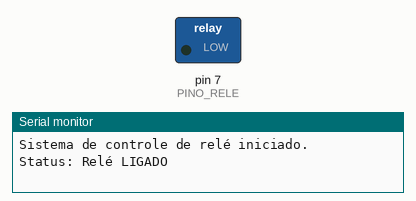
A sketch run on a simulated Arduino Uno, built with avr-gcc and run on an emulated ATmega328P. On the bench: switched loads named in the sketch (green lamp = pin HIGH), the last lines printed to the serial monitor.

Above: at 1.5 s.
At 4.5 s:
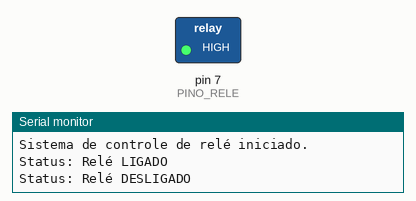
Timing chart, 0 to 7.8 s (numbered marks = the images above):
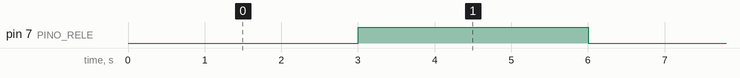

Measured:
- by itself, pin 7 (PINO_RELE): alternates HIGH for 3.0 s and LOW for 3.0 s

The sketch:

Modulo_Rele.ino
```cpp
/*
 * =================================================================================
 * PROJETO: Controle de Módulo Relé
 * DESCRIÇÃO: Código para acionamento de módulo relé de 1 ou mais canais.
 *
 * ATENÇÃO - LÓGICA INVERTIDA (ACTIVE LOW):
 * A grande maioria dos módulos relé para Arduino funciona com Lógica Invertida:
 * - LOW  (0V) -> LIGA o relé (fecha o contato)
 * - HIGH (5V) -> DESLIGA o relé (abre o contato)
 *
 * ESQUEMA DE LIGAÇÃO DOS PINOS:
 * - VCC -> Pino 5V do Arduino
 * - GND -> Pino GND do Arduino
 * - IN  -> Pino Digital 7 do Arduino
 * =================================================================================
 */

// Define o pino digital conectado à entrada de sinal (IN) do relé
#define PINO_RELE 7

void setup() {
  // Configura a porta digital como saída
  pinMode(PINO_RELE, OUTPUT);

  // Garante que o relé inicie DESLIGADO (Devido à lógica invertida: HIGH = Desligado)
  digitalWrite(PINO_RELE, HIGH);

  Serial.begin(9600);
  Serial.println("Sistema de controle de relé iniciado.");
}

void loop() {
  // 1. Liga o relé
  Serial.println("Status: Relé LIGADO");
  digitalWrite(PINO_RELE, LOW);  // Envia 0V para acionar a bobina do relé
  delay(3000);                   // Mantém ligado por 3 segundos

  // 2. Desliga o relé
  Serial.println("Status: Relé DESLIGADO");
  digitalWrite(PINO_RELE, HIGH); // Envia 5V para desligar a bobina do relé
  delay(3000);                   // Mantém desligado por 3 segundos
}
```
